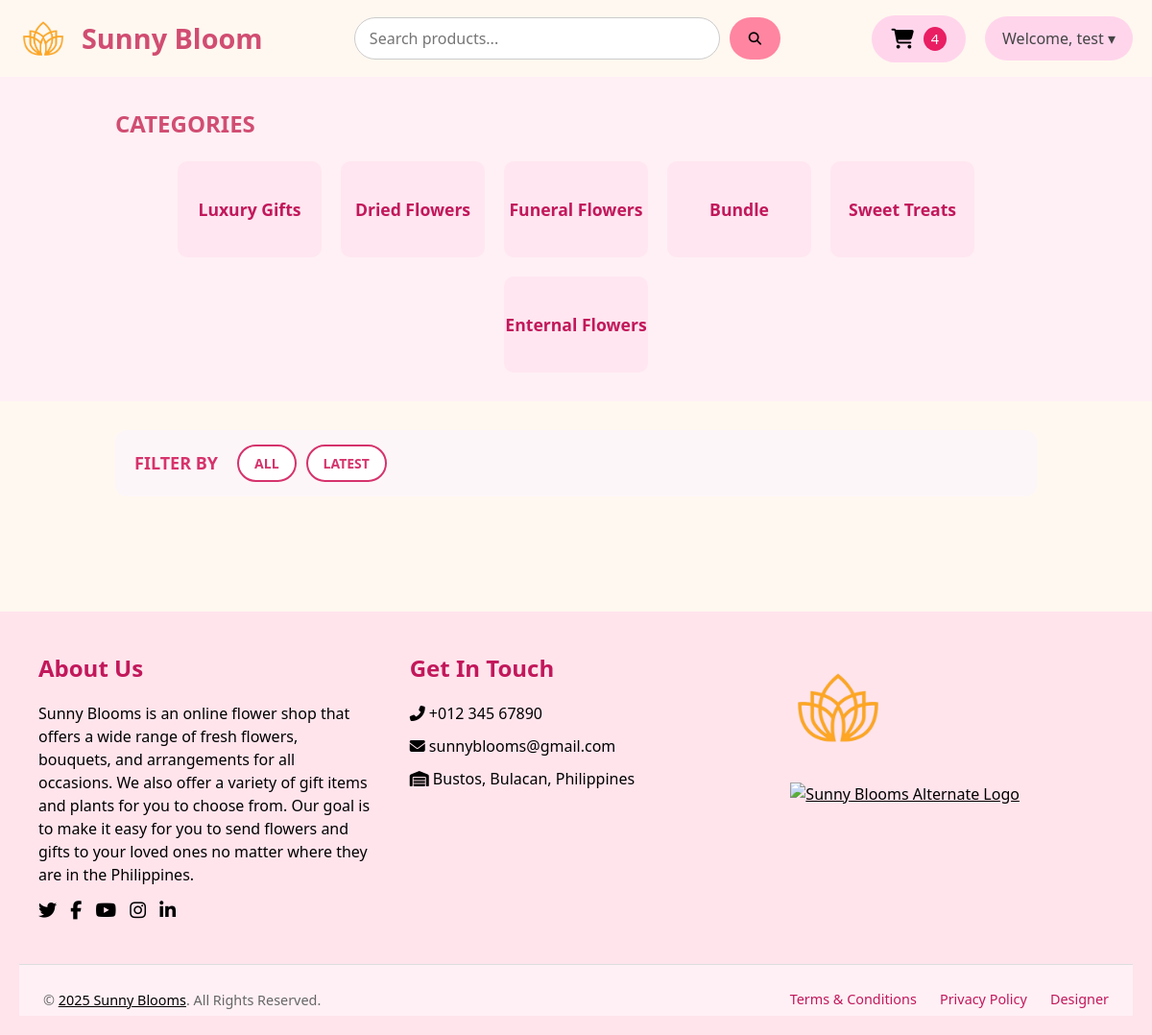
/php/product-category.php (signed in), run on the app's committed database.
### tables this page shows
CREATE TABLE `design_settings` (
  `id` int(11) NOT NULL,
  `background_color` varchar(255) DEFAULT NULL,
  `font_color` varchar(255) DEFAULT NULL,
  `shop_name` varchar(255) DEFAULT NULL,
  `logo_path` varchar(255) DEFAULT NULL,
  `image_one_path` varchar(255) DEFAULT NULL,
  `image_two_path` varchar(255) DEFAULT NULL,
  `image_three_path` varchar(255) DEFAULT NULL
);

CREATE TABLE `category` (
  `id` int(11) NOT NULL,
  `category` varchar(50) NOT NULL,
  `product_count` int(11) DEFAULT 0
);

### php/product-category.php (the view, shortened to what this page needs)
<?php
require 'connection.php';
if (isset($_SESSION['user_name'])) {
    $userName = $_SESSION['user_name'];
} else {
    header("Location: http://localhost/flowershop/php/customer-landing-page.php");
    exit;
}
$sqlGetSettings = "SELECT * FROM design_settings WHERE id = 1";
$resultSettings = $conn->query($sqlGetSettings);
if ($resultSettings->num_rows > 0) {
    while ($row = $resultSettings->fetch_assoc()) {
        $shopName = $row["shop_name"];
        $logoPath = $row["logo_path"];
    }
} else {
    echo "0 results";
}
?>
<!DOCTYPE html>
<html lang="en">
<head>
    <link rel="stylesheet" href="https://cdnjs.cloudflare.com/ajax/libs/font-awesome/6.4.2/css/all.min.css" />
    <link rel="stylesheet" href="../css/product-category.css" />
</head>
<body>
<header class="header">
  <a href="customer-dashboard.php?user=<?= htmlspecialchars($userName) ?>" class="container-header">
    <img class="logo" src="../img/<?= htmlspecialchars(basename($logoPath)) ?>" alt="Sunny Blooms Logo" />
    <label class="shop"><?= htmlspecialchars($shopName) ?></label>
  </a>
  <div class="content-search">
    <input type="text" class="search-bar" placeholder="Search products..." />
    <button class="search-button">
      <i class="fa-solid fa-magnifying-glass"></i>
    </button>
  </div>
  <div class="header-right">
    <a href="cart.php?user=<?= urlencode($userName) ?>" class="cart-link">
      <button class="cart-button">
        <i class="fas fa-shopping-cart"></i>
        <?php
          $userQuery = "SELECT id FROM users WHERE name = ?";
          $stmt = mysqli_prepare($conn, $userQuery);
          mysqli_stmt_bind_param($stmt, "s", $userName);
          mysqli_stmt_execute($stmt);
          $userResult = mysqli_stmt_get_result($stmt);
          $userRow = mysqli_fetch_assoc($userResult);
          $user_id = $userRow['id'] ?? 0;
          $cartQuery = "SELECT COUNT(*) AS count FROM cart WHERE user_id = ?";
          $cartStmt = mysqli_prepare($conn, $cartQuery);
          mysqli_stmt_bind_param($cartStmt, "i", $user_id);
          mysqli_stmt_execute($cartStmt);
          $cartResult = mysqli_stmt_get_result($cartStmt);
          $cartCount = mysqli_fetch_assoc($cartResult)['count'] ?? 0;
          echo "<span class='cart-number'>$cartCount</span>";
        ?>
      </button>
    </a>
    <nav class="nav-right">
      <div class="dropdown">
        <button class="dropbtn">Welcome, <?= htmlspecialchars($userName) ?> &#9662;</button>
      </div>
    </nav>
  </div>
</header>
      <section class="content-categories">
    <div class="categories-title"><p>CATEGORIES</p></div>
    <div class="containers-category">
                    <?php
                    require 'connection.php';
                    $query = "SELECT * FROM category";
                    $result = mysqli_query($conn, $query);
                    while ($row = mysqli_fetch_assoc($result)) {
                        $categoryLink = "product-category.php?category=" . urlencode($row['category']) . "&user=" . urlencode($userName);
                        echo "<a class='category-link' href='$categoryLink'>";
                        echo "<div class='categories'>";
                        echo "<div class='category-title'>";
                        echo "<span>{$row['category']}</span>";
                        echo "</div>";
                        echo "</div>";
                        echo "</a>";
                    }
                    ?>
                </div>
        </section>
<section class="daily-discover-content" id="product">
  <div class="daily-discover-title">
    <label>FILTER BY</label>
    <a href="product-category.php?category=<?= urlencode($_GET['category']) ?>&filter=all&user=<?= $userName ?>">
      <button name="all">ALL</button>
    </a>
    <a href="product-category.php?category=<?= urlencode($_GET['category']) ?>&filter=latest&user=<?= $userName ?>">
      <button name="latest">LATEST</button>
    </a>
  </div>
</section>
</body>
</html>
<?php
include ('footer.php');
?>

### css/product-category.css (style rules this page uses)
* { margin: 0; padding: 0; box-sizing: border-box; font-family: 'Segoe UI', Tahoma, Geneva, Verdana, sans-serif; }
body { background-color: #fff8f0; color: #333; line-height: 1.6; }
.header { padding: 15px 20px; display: flex; align-items: center; justify-content: space-between; box-shadow: 0 2px 4px rgba(0, 0, 0, 0.1); }
.container-header { display: flex; align-items: center; gap: 15px; text-decoration: none; }
.logo { width: 50px; height: 50px; }
.shop { font-size: 1.8rem; font-weight: bold; color: #d14d72; }
.content-search { flex: 1; display: flex; justify-content: center; gap: 10px; }
.search-bar { width: 60%; padding: 10px 15px; border-radius: 25px; border: 1px solid #ccc; outline: none; font-size: 1rem; transition: 0.3s ease; }
.search-button { padding: 10px 20px; border-radius: 25px; border: none; background-color: #ff85a1; color: #fff; cursor: pointer; transition: background-color 0.3s ease; }
.header-right { display: flex; align-items: center; gap: 20px; }
.cart-button { background-color: #ffd5ec; border: none; padding: 12px 20px; border-radius: 999px; cursor: pointer; font-size: 1.1rem; display: flex; align-items: center; gap: 10px; }
.cart-button i { font-size: 1.3rem; }
.cart-link { text-decoration: none; color: inherit; }
.cart-number { background-color: #e91e63; color: white; padding: 3px 8px; font-size: 0.9rem; border-radius: 50%; }
.nav-right { display: flex; align-items: center; }
.dropdown { position: relative; display: inline-block; }
.dropbtn { background-color: #ffd5ec; color: #444; padding: 12px 18px; border: none; border-radius: 30px; font-size: 1rem; cursor: pointer; }
.content-categories { padding: 30px 10%; background-color: #fff0f5; }
.category-link { text-decoration: none; color: inherit; }
.categories-title p { font-size: 1.5rem; font-weight: bold; margin-bottom: 20px; color: #d14d72; }
.containers-category { display: flex; flex-wrap: wrap; gap: 20px; justify-content: center; }
.categories { width: 150px; height: 100px; background-color: #ffe6f0; border-radius: 10px; display: flex; justify-content: center; align-items: center; transition: transform 0.2s ease; cursor: pointer; }
.category-title span { font-size: 1.1rem; font-weight: 600; color: #c2185b; }
.daily-discover-content { padding: 30px 10%; background-color: #fff8f0; }
.daily-discover-title { display: flex; align-items: center; gap: 10px; padding: 15px 20px; background-color: #fdf6f9; border-radius: 12px; margin-bottom: 20px; flex-wrap: wrap; justify-content:flex-start; }
.daily-discover-title label { font-size: 18px; font-weight: bold; color: #d6336c; margin-right: 10px; }
.daily-discover-title a { text-decoration: none; }
.daily-discover-title button { padding: 8px 16px; background-color: #fff; color: #d6336c; border: 2px solid #d6336c; border-radius: 25px; font-size: 14px; font-weight: 600; cursor: pointer; transition: all 0.3s ease; }

### data on the page
design_settings: logo_path (picture), shop_name "Sunny Bloom"
category: category "Luxury Gifts"
category: category "Dried Flowers"
category: category "Funeral Flowers"
category: category "Bundle"
category: category "Sweet Treats"
category: category "Enternal Flowers"

### other printed values
$cartCount "4"
$userName "test"
